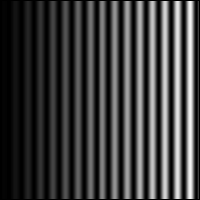
%> input picture dsp mp4/stripes.bmp, 200 x 200 px
$ octave illuminationflattening.m   (GNU Octave 9; MATLAB toolbox functions it lacks are replaced by stand-ins)
%> lines starting %> are read from the running program, lines starting %| are printed output that depends on the picture; in (x1, y1, x2, y2) boxes, pixels count from 0 and x2, y2 are one past the last pixel; in counts of white or black regions, pixels touching at a corner belong together; the program's own positions count from 1
### dsp mp4/myconv.m
function convimg = myconv(img, fil)

[row, col] = size(img);

% [6 lines of commented-out code are left out]

filen = length(fil);
p = double(idivide(int32(filen), int32(2), 'floor'));
fil = double(fil);
% [8 lines of commented-out code are left out]

newimg = double(padarray(img, [p,p]));
[nr, nc] = size(newimg);
convimg = zeros(nr, nc);
for r=1+p:row+p
    for c=1+p:col+p
        tobeconv = newimg(r-p:r+p, c-p:c+p);
        convimg(r,c) = sum(tobeconv.*fil, 'all');
    end
end

convimg = uint8(convimg);

### dsp mp4/illuminationflattening.m

img = imread('stripes.bmp');
%> img is the input picture: size 200x200 uint8; min 0, max 242, mean 61.8
figure('Name','Original Image','NumberTitle','off');
imshow(img);

% Smoothing
sf3 = ones(3,3)/10;
sf5 = ones(5,5)/10;
sf3img = uint8(myconv(img, sf3));
sf5img = uint8(myconv(img, sf5));
%> after the loop in myconv (call 2), `for r=1+p:row+p`:
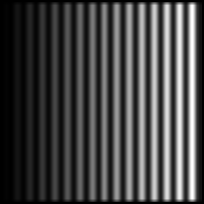
%> convimg: size 204x204 double; min 0, max 535.5, mean 148; drawn with min black and max white
gauimg = imgaussfilt(img, 10);

figure('Name','Smoothed Images','NumberTitle','off');
subplot(1,3,1);
imshow(sf3img);
title('3x3 Fitler Smoothing')
subplot(1,3,2);
imshow(sf5img);
title('5x5 Filter Smoothing');
subplot(1,3,3);
imshow(gauimg);
title('Gaussian Smoothing');

[row, col] = size(img);
%> row = 200; col = 200


% Subtraction
% 5x5
[sfr, sfc] = size(sf3img);
%> sfr = 202; sfc = 202
sf3pimg = sf3img(2:sfr-1, 2:sfc-1);
sub3img = zeros(row, col);
for r=1:row
    for c=1:col
        sub3img(r,c) = img(r,c) - sf3pimg(r,c);
    end
end
% 5x5
[sfr, sfc] = size(sf5img);
%> sfr = 204; sfc = 204
sf5pimg = sf5img(3:sfr-2, 3:sfc-2);
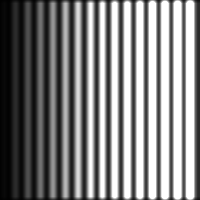
%> sf5pimg: size 200x200 uint8; min 1, max 255, mean 129.4
sub5img = zeros(row, col);
for r=1:row
    for c=1:col
        sub5img(r,c) = img(r,c) - sf5pimg(r,c);
    end
end
% Gaussian
subgauimg = zeros(row, col);
for r=1:row
    for c=1:col
        subgauimg(r,c) = img(r,c) - gauimg(r,c);
    end
end
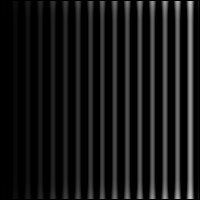
%> subgauimg: size 200x200 double; min 0, max 194, mean 22

figure('Name','Image Subtraction','NumberTitle','off');
subplot(1,3,1);
imshow(sub3img);
title('3x3 Subtracted')
subplot(1,3,2);
imshow(sub5img);
title('5x5 Subtracted');
subplot(1,3,3);
imshow(subgauimg);
title('Gaussian Subtracted');

% Division
% 5x5
[sfr, sfc] = size(sf3img);
%> sfr = 202; sfc = 202
sf3pimg = sf3img(2:sfr-1, 2:sfc-1);
div3img = zeros(row, col);
for r=1:row
    for c=1:col
        div3img(r,c) = img(r,c) / sf3pimg(r,c);
    end
end
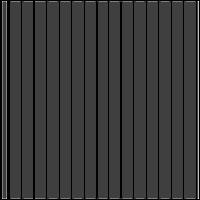
%> div3img: size 200x200 double; min 0, max 4, mean 0.898; drawn with min black and max white
% 5x5
[sfr, sfc] = size(sf5img);
%> sfr = 204; sfc = 204
sf5pimg = sf5img(3:sfr-2, 3:sfc-2);
div5img = zeros(row, col);
for r=1:row
    for c=1:col
        div5img(r,c) = img(r,c) / sf5pimg(r,c);
    end
end
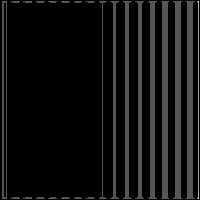
%> div5img: size 200x200 double; min 0, max 3, mean 0.206; drawn with min black and max white
% Gaussian
divgauimg = zeros(row, col);
for r=1:row
    for c=1:col
        divgauimg(r,c) = img(r,c) / gauimg(r,c);
    end
end
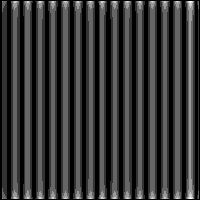
%> divgauimg: size 200x200 double; min 0, max 5, mean 1.04; drawn with min black and max white

figure('Name','Image Division','NumberTitle','off');
subplot(1,3,1);
imshow(div3img);
title('3x3 Divided')
subplot(1,3,2);
imshow(div5img);
title('5x5 Divided');
subplot(1,3,3);
imshow(divgauimg);
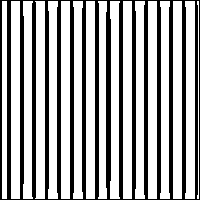
%> displayed picture: size 200x200, on the screen's scale of 0 to 255; 66.4% white; 1 black region, box (x1, y1, x2, y2) and area: (0, 0, 200, 200) 13434
title('Gaussian Divided');

$ run again, with dsp mp4/bag_xray.bmp copied over dsp mp4/stripes.bmp
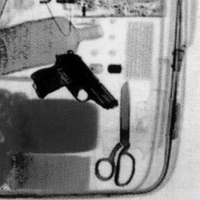
%> input picture dsp mp4/bag_xray.bmp, 200 x 200 px
%> img is the input picture: size 200x200 uint8; min 0, max 238, mean 134.3
%> newimg: size 204x204 double
%> after the loop `for r=1:row`:
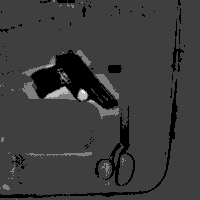
%> divgauimg: size 200x200 double; min 0, max 4, mean 0.938; drawn with min black and max white
%> `imshow(divgauimg);`:
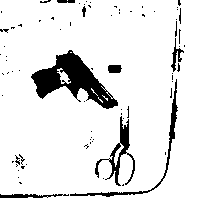
%> displayed picture: size 200x200, on the screen's scale of 0 to 255; 89.8% white; 78 black regions (66 under 20 px), largest, box (x1, y1, x2, y2) and area: (31, 50, 118, 109) 2074, (95, 116, 135, 186) 609, (70, 79, 178, 197) 557
